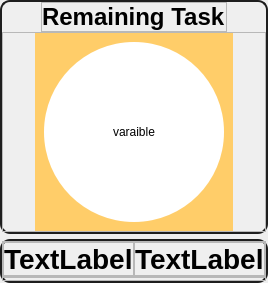
                     <widget class="QWidget" name="left_content" native="true">
                      <property name="minimumSize">
                       <size>
                        <width>240</width>
                        <height>0</height>
                       </size>
                      </property>
                      <property name="styleSheet">
                       <string notr="true">#widget{
border: 2px solid #1e1e1e;
border-radius: 10px
}</string>
                      </property>
                      <layout class="QVBoxLayout" name="verticalLayout_22">
                       <property name="spacing">
                        <number>5</number>
                       </property>
                       <property name="leftMargin">
                        <number>0</number>
                       </property>
                       <property name="topMargin">
                        <number>0</number>
                       </property>
                       <property name="rightMargin">
                        <number>0</number>
                       </property>
                       <property name="bottomMargin">
                        <number>0</number>
                       </property>
                       <item>
                        <widget class="QFrame" name="remain_task_detail_anal">
                         <property name="minimumSize">
                          <size>
                           <width>0</width>
                           <height>200</height>
                          </size>
                         </property>
                         <property name="cursor">
                          <cursorShape>ArrowCursor</cursorShape>
                         </property>
                         <property name="styleSheet">
                          <string notr="true">#remain_task_detail_anal{
border: 2px solid #1e1e1e;
border-radius: 10px
}</string>
                         </property>
                         <property name="frameShape">
                          <enum>QFrame::StyledPanel</enum>
                         </property>
                         <property name="frameShadow">
                          <enum>QFrame::Raised</enum>
                         </property>
                         <layout class="QVBoxLayout" name="verticalLayout_12">
                          <property name="spacing">
                           <number>0</number>
                          </property>
                          <property name="leftMargin">
                           <number>0</number>
                          </property>
                          <property name="topMargin">
                           <number>0</number>
                          </property>
                          <property name="rightMargin">
                           <number>0</number>
                          </property>
                          <property name="bottomMargin">
                           <number>0</number>
                          </property>
                          <item alignment="Qt::AlignHCenter">
                           <widget class="QFrame" name="frame_30">
                            <property name="minimumSize">
                             <size>
                              <width>0</width>
                              <height>0</height>
                             </size>
                            </property>
                            <property name="maximumSize">
                             <size>
                              <width>400</width>
                              <height>60</height>
                             </size>
                            </property>
                            <property name="frameShape">
                             <enum>QFrame::StyledPanel</enum>
                            </property>
                            <property name="frameShadow">
                             <enum>QFrame::Raised</enum>
                            </property>
                            <layout class="QGridLayout" name="gridLayout_41">
                             <property name="leftMargin">
                              <number>0</number>
                             </property>
                             <property name="topMargin">
                              <number>0</number>
                             </property>
                             <property name="rightMargin">
                              <number>0</number>
                             </property>
                             <property name="bottomMargin">
                              <number>0</number>
                             </property>
                             <property name="spacing">
                              <number>0</number>
                             </property>
                             <item row="0" column="0" alignment="Qt::AlignHCenter|Qt::AlignBottom">
                              <widget class="QLabel" name="label_5">
                               <property name="font">
                                <font>
                                 <pointsize>18</pointsize>
                                 <bold>true</bold>
                                </font>
                               </property>
                               <property name="text">
                                <string>Remaining Task</string>
                               </property>
                              </widget>
                             </item>
                            </layout>
                           </widget>
                          </item>
                          <item>
                           <widget class="QFrame" name="frame_32">
                            <property name="frameShape">
                             <enum>QFrame::StyledPanel</enum>
                            </property>
                            <property name="frameShadow">
                             <enum>QFrame::Raised</enum>
                            </property>
                            <layout class="QGridLayout" name="gridLayout_38">
                             <property name="leftMargin">
                              <number>0</number>
                             </property>
                             <property name="topMargin">
                              <number>0</number>
                             </property>
                             <property name="rightMargin">
                              <number>0</number>
                             </property>
                             <property name="bottomMargin">
                              <number>0</number>
                             </property>
                             <property name="spacing">
                              <number>0</number>
                             </property>
                             <item row="0" column="0" alignment="Qt::AlignHCenter">
                              <widget class="QFrame" name="frame_33">
                               <property name="sizePolicy">
                                <sizepolicy hsizetype="Fixed" vsizetype="Fixed">
                                 <horstretch>0</horstretch>
                                 <verstretch>0</verstretch>
                                </sizepolicy>
                               </property>
                               <property name="styleSheet">
                                <string notr="true">#frame_33 {
    background-color: #ffcd69;
    border:;
    border-radius: 102px;
}
</string>
                               </property>
                               <property name="frameShape">
                                <enum>QFrame::StyledPanel</enum>
                               </property>
                               <property name="frameShadow">
                                <enum>QFrame::Raised</enum>
                               </property>
                               <layout class="QGridLayout" name="gridLayout_40">
                                <item row="0" column="0">
                                 <widget class="QFrame" name="frame_34">
                                  <property name="sizePolicy">
                                   <sizepolicy hsizetype="Fixed" vsizetype="Fixed">
                                    <horstretch>0</horstretch>
                                    <verstretch>0</verstretch>
                                   </sizepolicy>
                                  </property>
                                  <property name="minimumSize">
                                   <size>
                                    <width>180</width>
                                    <height>180</height>
                                   </size>
                                  </property>
                                  <property name="styleSheet">
                                   <string notr="true">#frame_34 {
    background-color: #ffffff;
    border:;
    border-radius: 90px;
}
</string>
                                  </property>
                                  <property name="frameShape">
                                   <enum>QFrame::StyledPanel</enum>
                                  </property>
                                  <property name="frameShadow">
                                   <enum>QFrame::Raised</enum>
                                  </property>
                                  <layout class="QGridLayout" name="gridLayout_39">
                                   <item row="0" column="0" alignment="Qt::AlignHCenter">
                                    <widget class="QLabel" name="label_6">
                                     <property name="text">
                                      <string>varaible</string>
                                     </property>
                                    </widget>
                                   </item>
                                  </layout>
                                 </widget>
                                </item>
                               </layout>
                              </widget>
                             </item>
                            </layout>
                           </widget>
                          </item>
                         </layout>
                        </widget>
                       </item>
                       <item>
                        <widget class="QFrame" name="all_time_anal">
                         <property name="styleSheet">
                          <string notr="true">#all_time_anal{
border: 2px solid #1e1e1e;
border-radius: 10px
}

#anal1,#anal2, #completed_anal,#pass_due_anal{
border: 2px solid #1e1e1e;
border-radius: 10px
}</string>
                         </property>
                         <property name="frameShape">
                          <enum>QFrame::StyledPanel</enum>
                         </property>
                         <property name="frameShadow">
                          <enum>QFrame::Raised</enum>
                         </property>
                         <layout class="QVBoxLayout" name="verticalLayout_10">
                          <property name="spacing">
                           <number>0</number>
                          </property>
                          <property name="leftMargin">
                           <number>0</number>
                          </property>
                          <property name="topMargin">
                           <number>0</number>
                          </property>
                          <property name="rightMargin">
                           <number>0</number>
                          </property>
                          <property name="bottomMargin">
                           <number>0</number>
                          </property>
                          <item>
                           <widget class="QFrame" name="frame_19">
                            <property name="maximumSize">
                             <size>
                              <width>16777215</width>
                              <height>40</height>
                             </size>
                            </property>
                            <property name="font">
                             <font>
                              <pointsize>16</pointsize>
                              <bold>false</bold>
                             </font>
                            </property>
                            <property name="frameShape">
                             <enum>QFrame::StyledPanel</enum>
                            </property>
                            <property name="frameShadow">
                             <enum>QFrame::Raised</enum>
                            </property>
                            <layout class="QHBoxLayout" name="horizontalLayout_17">
                             <property name="spacing">
                              <number>0</number>
                             </property>
                             <property name="leftMargin">
                              <number>0</number>
                             </property>
                             <property name="topMargin">
                              <number>0</number>
                             </property>
                             <property name="rightMargin">
                              <number>0</number>
                             </property>
                             <property name="bottomMargin">
                              <number>0</number>
                             </property>
                             <item>
                              <widget class="QFrame" name="frame_29">
                               <property name="frameShape">
                                <enum>QFrame::StyledPanel</enum>
                               </property>
                               <property name="frameShadow">
                                <enum>QFrame::Raised</enum>
                               </property>
                               <layout class="QGridLayout" name="gridLayout_18">
                                <property name="leftMargin">
                                 <number>0</number>
                                </property>
                                <property name="topMargin">
                                 <number>0</number>
                                </property>
                                <property name="rightMargin">
                                 <number>0</number>
                                </property>
                                <property name="bottomMargin">
                                 <number>0</number>
                                </property>
                                <property name="spacing">
                                 <number>0</number>
                                </property>
                                <item row="0" column="0" alignment="Qt::AlignHCenter">
                                 <widget class="QLabel" name="label">
                                  <property name="font">
                                   <font>
                                    <pointsize>21</pointsize>
                                    <bold>true</bold>
                                   </font>
                                  </property>
                                  <property name="text">
                                   <string>TextLabel</string>
                                  </property>
                                 </widget>
                                </item>
                               </layout>
                              </widget>
                             </item>
                             <item>
                              <widget class="QFrame" name="frame_31">
                               <property name="frameShape">
                                <enum>QFrame::StyledPanel</enum>
                               </property>
                               <property name="frameShadow">
                                <enum>QFrame::Raised</enum>
                               </property>
                               <layout class="QGridLayout" name="gridLayout_17">
                                <property name="leftMargin">
                                 <number>0</number>
                                </property>
                                <property name="topMargin">
                                 <number>0</number>
                                </property>
                                <property name="rightMargin">
                                 <number>0</number>
                                </property>
                                <property name="bottomMargin">
                                 <number>0</number>
                                </property>
                                <property name="spacing">
                                 <number>0</number>
                                </property>
                                <item row="0" column="0" alignment="Qt::AlignHCenter">
                                 <widget class="QLabel" name="label_7">
                                  <property name="font">
                                   <font>
                                    <pointsize>21</pointsize>
                                    <bold>true</bold>
                                   </font>
                                  </property>
                                  <property name="text">
                                   <string>TextLabel</string>
                                  </property>
                                 </widget>
                                </item>
                               </layout>
                              </widget>
                             </item>
                            </layout>
                           </widget>
                          </item>
                          <item>
                           <widget class="QFrame" name="frame_24">
                            <property name="frameShape">
                             <enum>QFrame::StyledPanel</enum>
                            </property>
                            <property name="frameShadow">
                             <enum>QFrame::Raised</enum>
                            </property>
                            <layout class="QHBoxLayout" name="horizontalLayout_3" stretch="0,0">
                             <property name="spacing">
                              <number>1</number>
                             </property>
                             <property name="leftMargin">
                              <number>1</number>
                             </property>
                             <property name="topMargin">
                              <number>1</number>
                             </property>
                             <property name="rightMargin">
                              <number>1</number>
                             </property>
                             <property name="bottomMargin">
                              <number>1</number>
                             </property>
                             <item>
                              <widget class="QFrame" name="pass_due_anal">
                               <property name="frameShape">
                                <enum>QFrame::StyledPanel</enum>
                               </property>
                               <property name="frameShadow">
                                <enum>QFrame::Raised</enum>
                               </property>
                              </widget>
                             </item>
                             <item>
                              <widget class="QFrame" name="completed_anal">
                               <property name="frameShape">
                                <enum>QFrame::StyledPanel</enum>
                               </property>
                               <property name="frameShadow">
                                <enum>QFrame::Raised</enum>
                               </property>
                              </widget>
                             </item>
                            </layout>
                           </widget>
                          </item>
                         </layout>
                        </widget>
                       </item>
                      </layout>
                     </widget>
